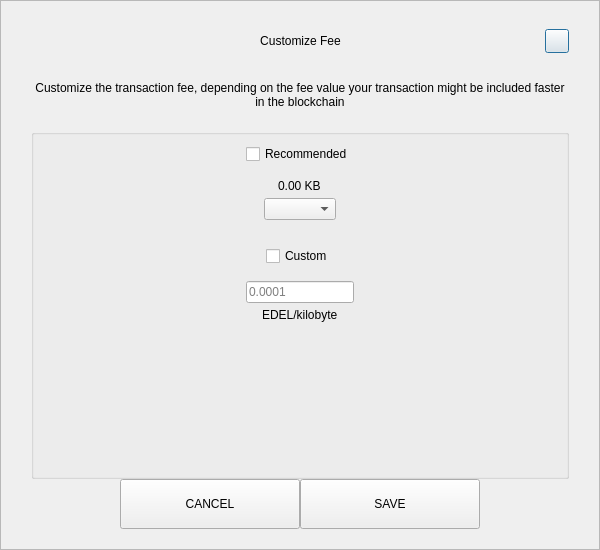
<?xml version="1.0" encoding="UTF-8"?>
<ui version="4.0">
 <class>SendCustomFeeDialog</class>
 <widget class="QDialog" name="SendCustomFeeDialog">
  <property name="geometry">
   <rect>
    <x>0</x>
    <y>0</y>
    <width>600</width>
    <height>550</height>
   </rect>
  </property>
  <property name="windowTitle">
   <string>Form</string>
  </property>
  <layout class="QVBoxLayout" name="verticalLayout_3">
   <property name="spacing">
    <number>0</number>
   </property>
   <property name="leftMargin">
    <number>0</number>
   </property>
   <property name="topMargin">
    <number>0</number>
   </property>
   <property name="rightMargin">
    <number>0</number>
   </property>
   <property name="bottomMargin">
    <number>0</number>
   </property>
   <item>
    <widget class="QFrame" name="frame">
     <property name="styleSheet">
      <string notr="true"/>
     </property>
     <property name="frameShape">
      <enum>QFrame::StyledPanel</enum>
     </property>
     <property name="frameShadow">
      <enum>QFrame::Raised</enum>
     </property>
     <layout class="QVBoxLayout" name="verticalLayout_2">
      <property name="spacing">
       <number>0</number>
      </property>
      <property name="leftMargin">
       <number>30</number>
      </property>
      <property name="topMargin">
       <number>20</number>
      </property>
      <property name="rightMargin">
       <number>30</number>
      </property>
      <property name="bottomMargin">
       <number>20</number>
      </property>
      <item>
       <layout class="QHBoxLayout" name="horizontalLayout_3">
        <property name="spacing">
         <number>0</number>
        </property>
        <item>
         <spacer name="horizontalSpacer_21">
          <property name="orientation">
           <enum>Qt::Horizontal</enum>
          </property>
          <property name="sizeHint" stdset="0">
           <size>
            <width>40</width>
            <height>20</height>
           </size>
          </property>
         </spacer>
        </item>
        <item>
         <widget class="QLabel" name="labelTitle">
          <property name="minimumSize">
           <size>
            <width>0</width>
            <height>40</height>
           </size>
          </property>
          <property name="maximumSize">
           <size>
            <width>16777215</width>
            <height>40</height>
           </size>
          </property>
          <property name="styleSheet">
           <string notr="true">padding-left:24px;</string>
          </property>
          <property name="text">
           <string>Customize Fee</string>
          </property>
          <property name="alignment">
           <set>Qt::AlignCenter</set>
          </property>
          <property name="margin">
           <number>7</number>
          </property>
         </widget>
        </item>
        <item>
         <spacer name="horizontalSpacer">
          <property name="orientation">
           <enum>Qt::Horizontal</enum>
          </property>
          <property name="sizeHint" stdset="0">
           <size>
            <width>40</width>
            <height>20</height>
           </size>
          </property>
         </spacer>
        </item>
        <item>
         <widget class="QPushButton" name="btnEsc">
          <property name="minimumSize">
           <size>
            <width>24</width>
            <height>24</height>
           </size>
          </property>
          <property name="maximumSize">
           <size>
            <width>24</width>
            <height>24</height>
           </size>
          </property>
          <property name="text">
           <string/>
          </property>
         </widget>
        </item>
       </layout>
      </item>
      <item>
       <spacer name="verticalSpacer_2">
        <property name="orientation">
         <enum>Qt::Vertical</enum>
        </property>
        <property name="sizeType">
         <enum>QSizePolicy::Fixed</enum>
        </property>
        <property name="sizeHint" stdset="0">
         <size>
          <width>20</width>
          <height>20</height>
         </size>
        </property>
       </spacer>
      </item>
      <item>
       <widget class="QLabel" name="labelMessage">
        <property name="text">
         <string>Customize the transaction fee, depending on the fee value your transaction might be included faster in the blockchain</string>
        </property>
        <property name="alignment">
         <set>Qt::AlignCenter</set>
        </property>
        <property name="wordWrap">
         <bool>true</bool>
        </property>
       </widget>
      </item>
      <item>
       <spacer name="verticalSpacer_3">
        <property name="orientation">
         <enum>Qt::Vertical</enum>
        </property>
        <property name="sizeType">
         <enum>QSizePolicy::Fixed</enum>
        </property>
        <property name="sizeHint" stdset="0">
         <size>
          <width>20</width>
          <height>20</height>
         </size>
        </property>
       </spacer>
      </item>
      <item>
       <widget class="QGroupBox" name="groupBox">
        <property name="title">
         <string/>
        </property>
        <layout class="QVBoxLayout" name="verticalLayout">
         <property name="leftMargin">
          <number>12</number>
         </property>
         <property name="rightMargin">
          <number>12</number>
         </property>
         <item>
          <layout class="QVBoxLayout" name="verticalLayout_4">
           <property name="spacing">
            <number>5</number>
           </property>
           <item alignment="Qt::AlignHCenter">
            <widget class="QCheckBox" name="checkBoxRecommended">
             <property name="text">
              <string>Recommended</string>
             </property>
            </widget>
           </item>
           <item>
            <spacer name="verticalSpacer_5">
             <property name="orientation">
              <enum>Qt::Vertical</enum>
             </property>
             <property name="sizeType">
              <enum>QSizePolicy::Fixed</enum>
             </property>
             <property name="sizeHint" stdset="0">
              <size>
               <width>20</width>
               <height>10</height>
              </size>
             </property>
            </spacer>
           </item>
           <item alignment="Qt::AlignHCenter">
            <widget class="QLabel" name="labelFee">
             <property name="text">
              <string>0.00 KB</string>
             </property>
            </widget>
           </item>
           <item alignment="Qt::AlignHCenter">
            <widget class="QComboBox" name="comboBoxRecommended"/>
           </item>
          </layout>
         </item>
         <item>
          <spacer name="verticalSpacer">
           <property name="orientation">
            <enum>Qt::Vertical</enum>
           </property>
           <property name="sizeType">
            <enum>QSizePolicy::Fixed</enum>
           </property>
           <property name="sizeHint" stdset="0">
            <size>
             <width>20</width>
             <height>20</height>
            </size>
           </property>
          </spacer>
         </item>
         <item>
          <layout class="QVBoxLayout" name="verticalLayout_5">
           <property name="spacing">
            <number>5</number>
           </property>
           <item alignment="Qt::AlignHCenter">
            <widget class="QCheckBox" name="checkBoxCustom">
             <property name="text">
              <string>Custom</string>
             </property>
            </widget>
           </item>
           <item>
            <spacer name="verticalSpacer_6">
             <property name="orientation">
              <enum>Qt::Vertical</enum>
             </property>
             <property name="sizeType">
              <enum>QSizePolicy::Fixed</enum>
             </property>
             <property name="sizeHint" stdset="0">
              <size>
               <width>20</width>
               <height>10</height>
              </size>
             </property>
            </spacer>
           </item>
           <item alignment="Qt::AlignHCenter">
            <widget class="QLineEdit" name="lineEditCustomFee">
             <property name="placeholderText">
              <string notr="true">0.0001</string>
             </property>
            </widget>
           </item>
           <item alignment="Qt::AlignHCenter">
            <widget class="QLabel" name="labelCustomFee">
             <property name="text">
              <string>EDEL/kilobyte</string>
             </property>
            </widget>
           </item>
          </layout>
         </item>
         <item>
          <spacer name="verticalSpacer_4">
           <property name="orientation">
            <enum>Qt::Vertical</enum>
           </property>
           <property name="sizeHint" stdset="0">
            <size>
             <width>20</width>
             <height>40</height>
            </size>
           </property>
          </spacer>
         </item>
        </layout>
       </widget>
      </item>
      <item>
       <layout class="QHBoxLayout" name="horizontalLayout" stretch="1,2,2,1">
        <item>
         <spacer name="horizontalSpacer1">
          <property name="orientation">
           <enum>Qt::Horizontal</enum>
          </property>
          <property name="sizeHint" stdset="0">
           <size>
            <width>40</width>
            <height>20</height>
           </size>
          </property>
         </spacer>
        </item>
        <item>
         <widget class="QPushButton" name="btnCancel">
          <property name="minimumSize">
           <size>
            <width>180</width>
            <height>50</height>
           </size>
          </property>
          <property name="focusPolicy">
           <enum>Qt::NoFocus</enum>
          </property>
          <property name="text">
           <string>CANCEL</string>
          </property>
         </widget>
        </item>
        <item>
         <widget class="QPushButton" name="btnSave">
          <property name="minimumSize">
           <size>
            <width>180</width>
            <height>50</height>
           </size>
          </property>
          <property name="focusPolicy">
           <enum>Qt::NoFocus</enum>
          </property>
          <property name="text">
           <string>SAVE</string>
          </property>
         </widget>
        </item>
        <item>
         <spacer name="horizontalSpacer_2">
          <property name="orientation">
           <enum>Qt::Horizontal</enum>
          </property>
          <property name="sizeHint" stdset="0">
           <size>
            <width>40</width>
            <height>20</height>
           </size>
          </property>
         </spacer>
        </item>
       </layout>
      </item>
     </layout>
    </widget>
   </item>
  </layout>
 </widget>
 <resources/>
 <connections/>
</ui>
